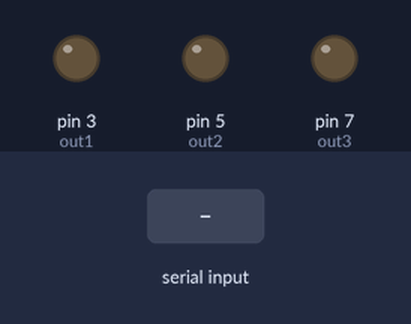
Bench run of a sketch on a simulated Arduino Uno, built with avr-gcc and run on an emulated ATmega328P. On the bench: output pins drawn as LEDs (lit = HIGH). The inputs (shaded band) are chosen by the test bench.

Above: at 1.2 s.
1.3 s: "90,45,200\n" received over Serial
At 2.1 s:
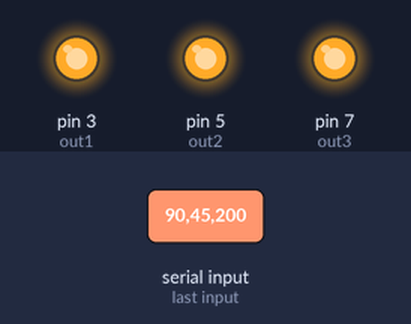
Timing chart, 0 to 4.3 s (numbered marks = the images above; inputs shaded):
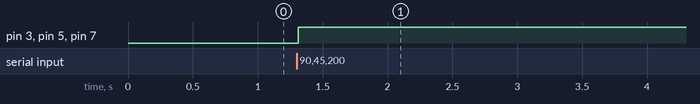

The sketch:

codeuno.ino
```cpp
int out1 = 3;   // fermeture 2s
int out2 = 5;   // œil gauche fermé + iris gauche
int out3 = 7;   // œil gauche fermé + iris droite

void setup() {
  Serial.begin(9600);
  pinMode(out1, OUTPUT);
  pinMode(out2, OUTPUT);
  pinMode(out3, OUTPUT);

  digitalWrite(out1, LOW);
  digitalWrite(out2, LOW);
  digitalWrite(out3, LOW);
}

void loop() {
  if (Serial.available()) {
    String s = Serial.readStringUntil('\n');
    s.trim();

    // format : a,b,c
    int idx1 = s.indexOf(',');
    int idx2 = s.lastIndexOf(',');

    if (idx1>0 && idx2>idx1) {
      int a = s.substring(0, idx1).toInt();
      int b = s.substring(idx1+1, idx2).toInt();
      int c = s.substring(idx2+1).toInt();

      digitalWrite(out1, a);
      digitalWrite(out2, b);
      digitalWrite(out3, c);
    }
  }
}
```

Measured:
- after the input at 1.3 s, pin 3 (out1), pin 5 (out2), pin 7 (out3): LOW → HIGH at once
